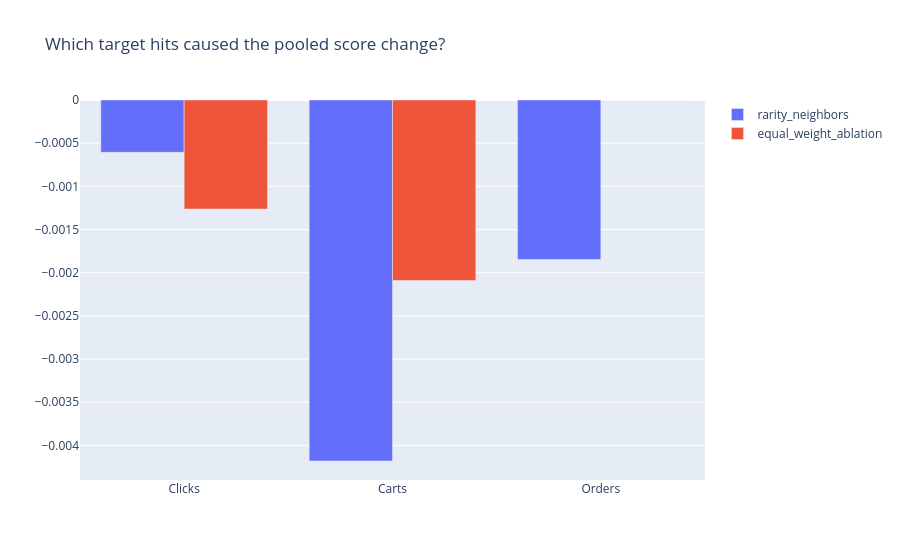

The cell this chart's notebook holds for it:
### Markdown cell above
## 6 · Contribution to the weighted metric

### Code cell
f=go.Figure()
for a in arms[1:]:f.add_trace(go.Bar(name=a,x=['Clicks','Carts','Orders'],y=[result['comparisons'][a+'_minus_control_shared']['weighted_contributions'][k] for k in ['clicks','carts','orders']]))
f.update_layout(title='Which target hits caused the pooled score change?',barmode='group');emit(f)

### Figure 1 — Plotly figure (JSON) as saved in the notebook; plotly's stock layout.template omitted (floating-point values rounded to 4 significant figures)
{"data": [{"name": "rarity_neighbors", "type": "bar", "x": ["Clicks", "Carts", "Orders"], "y": [-0.0006064, -0.004181, -0.001846]}, {"name": "equal_weight_ablation", "type": "bar", "x": ["Clicks", "Carts", "Orders"], "y": [-0.001263, -0.002091, 0.0]}], "layout": {"barmode": "group", "title": {"text": "Which target hits caused the pooled score change?"}}}
